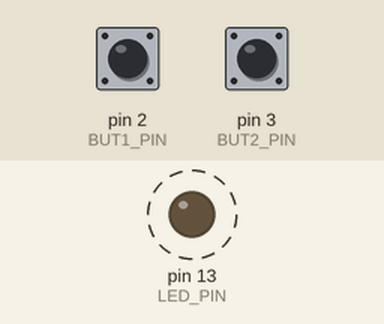
Simulated run of this sketch. Board: Arduino Uno, built with avr-gcc and run on an emulated ATmega328P. On the bench: output pins drawn as LEDs (lit = HIGH). Dashed ring = blinking. Inputs (shaded band) come from the test bench; at power-on: pin 2 (BUT1_PIN) LOW, pin 3 (BUT2_PIN) LOW.

Above: at 0.5 s.
Timing chart, 0 to 4.6 s (numbered marks = the images above):
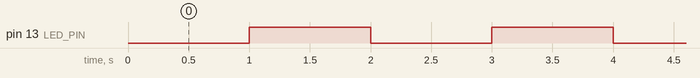

Measured:
- by itself, pin 13 (LED_PIN): alternates HIGH for 1.0 s and LOW for 1.0 s

The sketch:

LED_AUMENTA_DIMINUI_INTERVALO.ino
```cpp
#define LED_PIN 13
#define BUT1_PIN 2
#define BUT2_PIN 3
#define FREEZE_INTERVAL 500
#define INTERVAL_DIFFERENCE 100

unsigned long interval=1000;
unsigned long timeLastBlink=0;
unsigned long timeBut1 = LOW;
unsigned long timeBut2 = LOW;

int flagBut1=0;
int flagBut2=0;

void setup () {
   pinMode(LED_PIN,OUTPUT);
   pinMode(BUT1_PIN,INPUT);
   pinMode(BUT2_PIN,INPUT);
}

void loop () {
  int but1 = digitalRead(BUT1_PIN);
  int but2 = digitalRead(BUT2_PIN);
  unsigned long time = millis();
  if(time - timeLastBlink >= interval)  {
      digitalWrite(LED_PIN,!digitalRead(LED_PIN));
      timeLastBlink=time;
  }
  if(but1){
     if(!flagBut1){
       interval -= INTERVAL_DIFFERENCE ;
       flagBut1=HIGH;
     }
     timeBut1=millis();
     if(timeBut1-timeBut2 <= FREEZE_INTERVAL || timeBut2-timeBut1 <= FREEZE_INTERVAL )
     while(1);
  }
  else flagBut1=LOW;
  if(but2){
     if(!flagBut2){
       interval += INTERVAL_DIFFERENCE ;
       flagBut2=HIGH;
     }
     timeBut2=millis();
     if(timeBut1-timeBut2 <= FREEZE_INTERVAL || timeBut2-timeBut1 <= FREEZE_INTERVAL )
     while(1);
  }
  else flagBut2=LOW;
}
```
